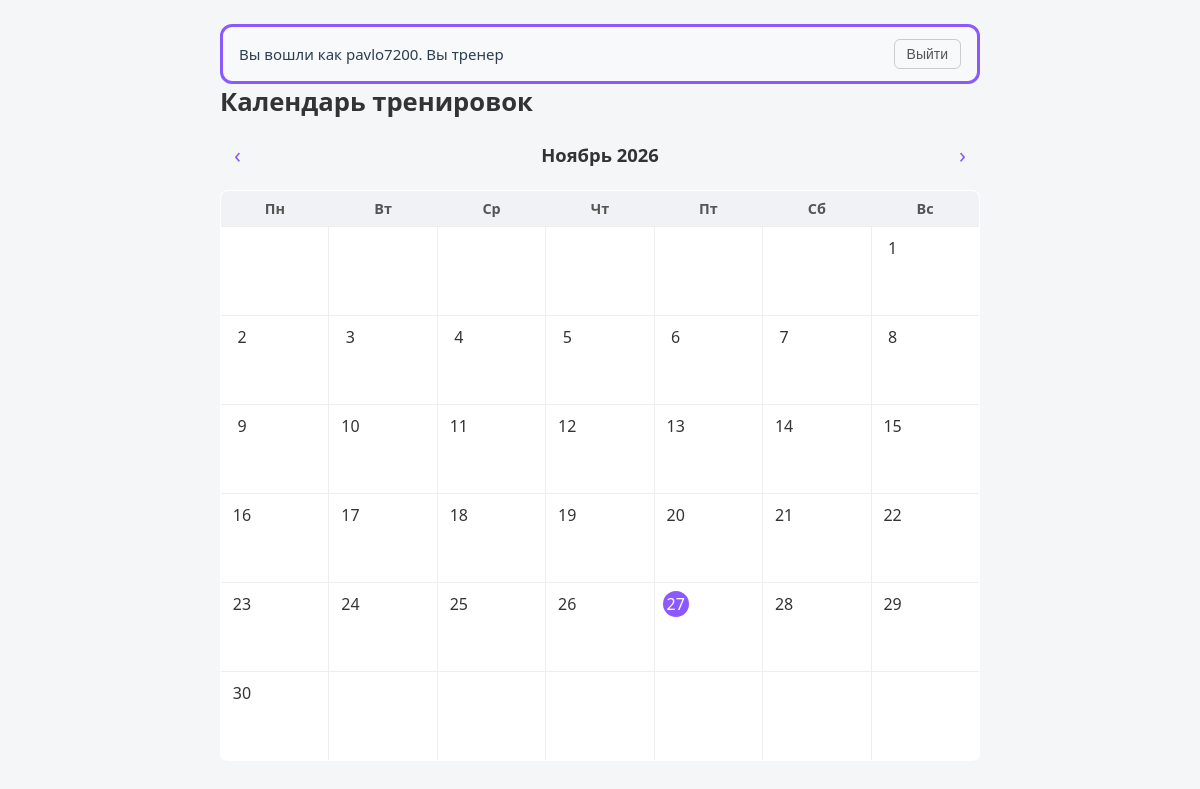
The page / (signed in) on the database as committed earlier.
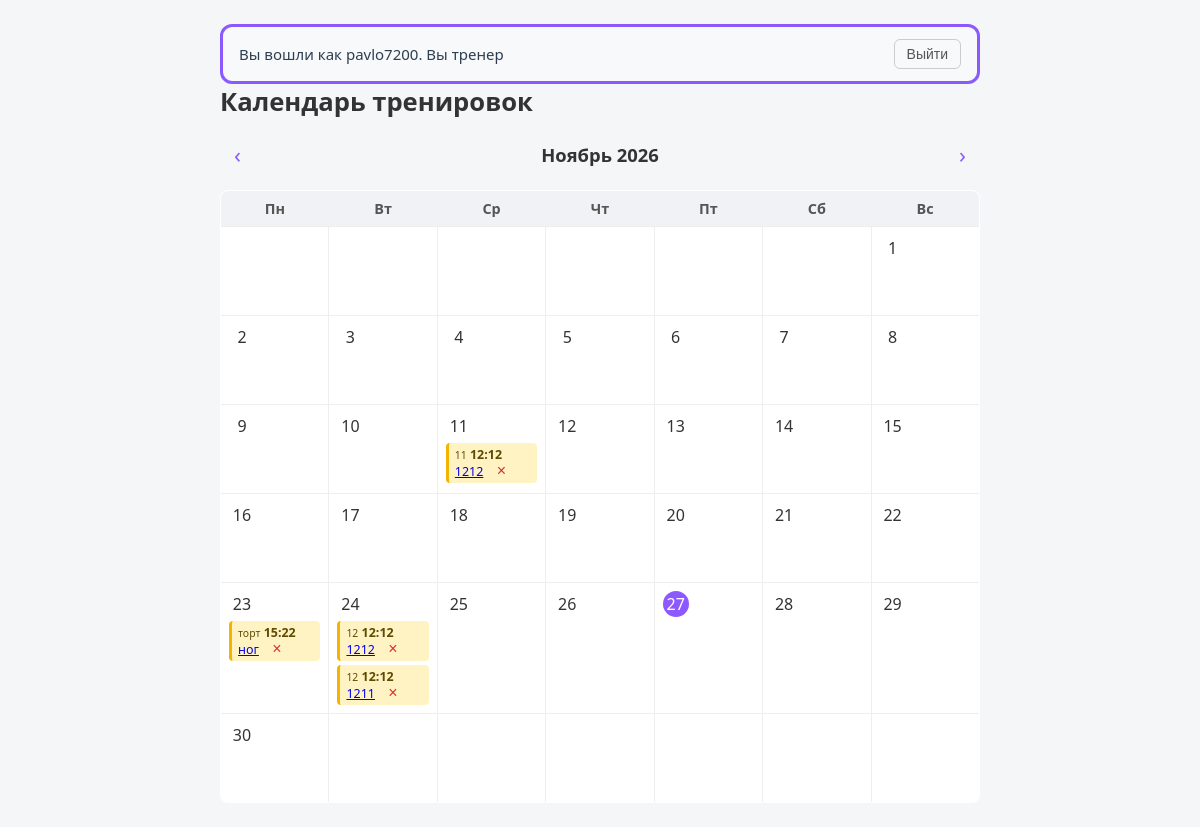
The same page on the database as committed later.
### models.py (models this page shows, shortened)
class User(UserMixin, db.Model):  # создает нашего пользователя с характеристиками
    id = db.Column(db.Integer, primary_key=True)
    username = db.Column(db.String(50), unique=True)
    password_hash = db.Column(db.String(200))
    role = db.Column(db.String(20), default="client")  # разделение доступа

class Train(db.Model):  # тренировка = событие в календаре
    id = db.Column(db.Integer, primary_key=True)
    year = db.Column(db.Integer, nullable=False)
    month = db.Column(db.Integer, nullable=False)
    day = db.Column(db.Integer, nullable=False)
    time = db.Column(db.String(5), nullable=False)
    title = db.Column(db.String(100), nullable=False)
    user_id = db.Column(db.Integer, db.ForeignKey("user.id"))  # кто создал (клиент)
    exercises = db.relationship("TrainList", backref="train",
                                cascade="all, delete-orphan")  # при удалении тренировки удалятся упражнения
    comments = db.relationship("Comment", backref="train",
                               cascade="all, delete-orphan")  # и комментарии тоже

### routes.py (the view)
@app.route("/")
@login_required
def index():  # календарь
    today = date.today()
    year = request.args.get("year", default=today.year, type=int)
    month = request.args.get("month", default=today.month, type=int)
    selected_date = request.args.get("date")
    weeks = calendar.monthcalendar(year, month)
    if current_user.role == "trainer":
        rows = (Train.query
                .filter_by(year=year, month=month)
                .order_by(Train.day, Train.time)
                .all())
    else:
        rows = (Train.query
                .filter_by(user_id=current_user.id, year=year, month=month)
                .order_by(Train.day, Train.time)
                .all())
    usernames = {}
    for u in db.session.scalars(db.select(User)).all():
        usernames[u.id] = u.username
    events = {}
    for e in rows:
        events.setdefault(e.day, []).append(
            (e.time, e.title, e.id, usernames.get(e.user_id, "—"))
        )
    prev_y, prev_m = (year - 1, 12) if month == 1 else (year, month - 1)
    next_y, next_m = (year + 1, 1) if month == 12 else (year, month + 1)
    return render_template(
        "calendar.html",
        weeks=weeks,
        year=year,
        month=month,
        month_name=MONTHS[month - 1],
        weekdays=WEEKDAYS,
        prev=(prev_y, prev_m),
        next=(next_y, next_m),
        events=events,
        today=today,
        selected_date=selected_date,
        is_trainer=(current_user.role == "trainer"),
    )

### models.py (called while the page is built)
@login_manager.user_loader
def load_user(user_id):  # позволяет совершать быстрый вход
    return db.session.get(User, int(user_id))

### templates/calendar.html (shortened to what this page needs)
{% extends "base.html" %}
{% block content %}
<h1>Календарь тренировок</h1>
<div class="nav">
    <a href="{{ url_for('index', year=prev[0], month=prev[1]) }}" title="Предыдущий месяц">&lsaquo;</a>
    <span class="month-name">{{ month_name }} {{ year }}</span>
    <a href="{{ url_for('index', year=next[0], month=next[1]) }}" title="Следующий месяц">&rsaquo;</a>
</div>
<table class="calendar">
    <thead>
    <tr>{% for w in weekdays %}
        <th>{{ w }}</th>
        {% endfor %}
    </tr>
    </thead>
    <tbody>
    {% for week in weeks %}
    <tr>
        {% for day in week %}
        {% if day != 0 %}
        <td class="day {% if today.year == year and today.month == month and today.day == day %}today{% endif %}">
            <a class="daylink"
               href="{{ url_for('index', year=year, month=month, date='%02d.%02d.%04d' % (day, month, year)) }}">
                <span class="num">{{ day }}</span>
            </a>
            {% if day in events %}
            {% for event in events[day] %}
            <div class="event">
                {% if is_trainer %}<small>{{ event[3] }}</small>{% endif %}
                {% if event[0] %}
                <time>{{ event[0] }}</time>
                {% endif %}
                <a href="{{ url_for('train_page', train_id=event[2]) }}">{{ event[1] }}</a>
                <form action="{{ url_for('delete_event') }}" method="post" style="display:inline;">
                    <button type="submit" class="btn-delete" title="Удалить тренировку">×</button>
                </form>
            </div>
            {% endfor %}
            {% endif %}
        </td>
        {% else %}
        <td class="day empty">&nbsp;</td>
        {% endif %}
        {% endfor %}
    </tr>
    {% endfor %}
    </tbody>
</table>
{% endblock %}

### templates/base.html (shortened to what this page needs)
<!doctype html>
<html lang="ru">
<head>
    <link rel="stylesheet" href="{{ url_for('static', filename='style.css') }}">
</head>
<body>
<div class="container">
    {% if current_user.is_authenticated %}
    <header class="top-bar">
        <p>Вы вошли как {{ current_user.username }}. Вы
            {% if current_user.role=='trainer' %}
            тренер
            {% else %}
            клиент
            {% endif %}</p>
        <form method="post" action="{{ url_for('logout') }}">
            <button>Выйти</button>
        </form>
    </header>
    {% endif %}
    {% block content %}
    {% endblock %}
</div>
</body>
</html>

### static/style.css (style rules this page uses)
body { font-family: "Segoe UI", Arial, sans-serif; background: #f4f6f8; margin: 0; padding: 24px; color: #333; }
.container { max-width: 760px; margin: 0 auto; }
h1 { margin: 0 0 16px; font-size: 1.6em; }
.nav { display: flex; align-items: center; justify-content: space-between; margin-bottom: 16px; }
.nav a { text-decoration: none; font-size: 1.4em; color: #8c59ff; padding: 4px 14px; border-radius: 6px; }
.nav .month-name { font-weight: 600; font-size: 1.15em; }
table.calendar { width: 100%; border-collapse: collapse; background: #fff; border: 1px solid #e0e0e0; border-radius: 8px; overflow: hidden; }
table.calendar th { background: #f0f2f5; padding: 8px; font-size: 0.9em; color: #555; }
td.day { border: 1px solid #eee; padding: 8px; height: 72px; vertical-align: top; width: 14.28%; }
.num { display: inline-block; width: 26px; height: 26px; line-height: 26px; text-align: center; border-radius: 50%; font-weight: 500; }
td.today .num { background: #8C59FF; color: #fff; }
.event { margin-top: 4px; background: #fff3c4; border-left: 3px solid #f5b301; border-radius: 4px; padding: 3px 6px; font-size: 0.78em; color: #5f4b00; overflow: hidden; text-overflow: ellipsis; }
.event time { font-weight: 600; margin-right: 4px; }
a.daylink { display: block; color: inherit; text-decoration: none; cursor: pointer; }
.top-bar { display: flex; justify-content: space-between; align-items: center; padding: 12px 16px; background-color: #f8f9fa; border: 3px solid #8C59FF; border-radius: 12px; color: #2c3e50; font-size: 15px; }
.top-bar p { margin: 0; font-weight: 500; }
.top-bar button { background: none; border: 1px solid #ccc; padding: 6px 12px; border-radius: 6px; cursor: pointer; font-size: 14px; color: #555; }
.btn-delete { background: none; border: none; color: #d93025; cursor: pointer; font-size: 1rem; line-height: 1; padding: 0 4px; margin-left: 6px; }

Rows that differ between the two databases and show on the page:
added User: username "11"
added Train: time "12:12", title "1212"
added User: username "торт"
added Train: time "15:22", title "ног"
added User: username "12" "12"
added Train: time "12:12", title "1212"
added Train: time "12:12", title "1211"
